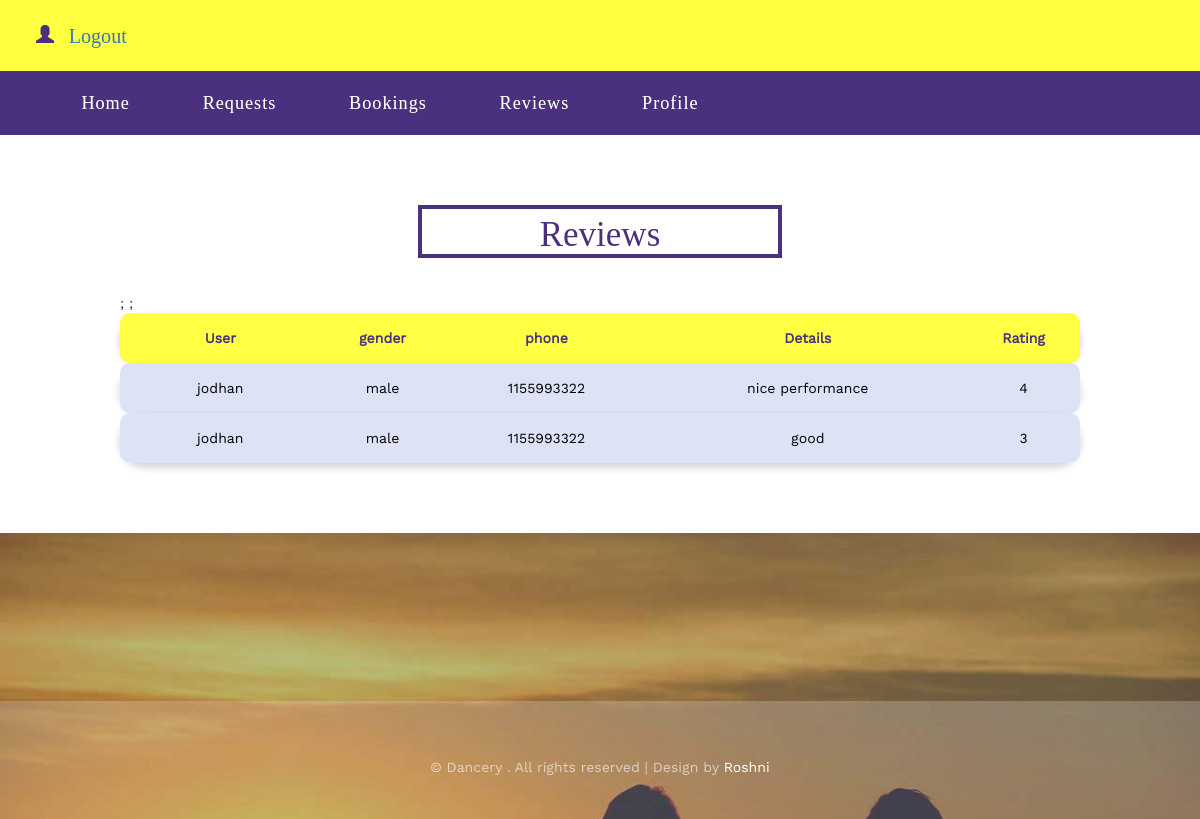
/ArtistViewReviews.php (signed in), run on the app's committed database.
### tables this page shows
CREATE TABLE `review` (
  `rid` int(11) NOT NULL,
  `aid` int(11) DEFAULT NULL,
  `uid` int(11) DEFAULT NULL,
  `details` varchar(500) DEFAULT NULL,
  `rating` varchar(30) DEFAULT NULL
);

CREATE TABLE `user_registration` (
  `uid` int(11) NOT NULL,
  `name` varchar(30) DEFAULT NULL,
  `gender` varchar(30) DEFAULT NULL,
  `address` varchar(100) DEFAULT NULL,
  `phone` int(30) DEFAULT NULL,
  `email` varchar(30) DEFAULT NULL,
  `password` varchar(30) DEFAULT NULL
);

### ArtistViewReviews.php (the view, shortened to what this page needs)
<?php
include 'ArtistHeader.php';
?>
<div id="about" class="about">
	<div class="container">
		<h3 class="title wow fadeInUp animated" data-wow-delay=".5s">Reviews</h3>
	</div>
	<div style="margin: auto; width: 80%;">
		<?php
    $qry = "SELECT *  FROM `review` r,`user_registration` u WHERE u.`uid`=r.`uid` AND r.`aid`='$uid'";
    $result = mysqli_query($conn, $qry);
    ?>
    <table width="100%" id="cust_table">
        <tr>
            <th>User</th>
            <th>gender</th>
            <th>phone</th>
            <th>Details</th>
            <th>Rating</th>
        </tr>
        <?php
        if ($result->num_rows > 0) {
            while ($row = mysqli_fetch_array($result)) {
        ?>
                <tr>
                    <td> <?php echo $row['name'] ?></td>
                    <td> <?php echo $row['gender'] ?></td>
                    <td> <?php echo $row['phone'] ?></td>
                    <td> <?php echo $row['details'] ?> </td>
                    <td> <?php echo $row['rating'] ?></td>
                </tr>;
        <?php
            }
        } else {
            echo "  <center> <h2 style='color: red;'>.... No Data Found ...</h2></center> ";
        }
        ?>
    </table>
	</div>
</div>
<div class="contact" id="contact">
	<div class="footer">
		<div class="container">
			<p class="wow fadeInUp animated" data-wow-delay=".7s">© Dancery . All rights reserved | Design by <a href="">Roshni</a></p>
		</div>
	</div>
</div>
</body>
</html>

### css/style.css (style rules this page uses)
body { margin:0; font-family: 'WorkSans-Regular'; }
body a { transition: 0.5s all ease; -webkit-transition: 0.5s all ease; -moz-transition: 0.5s all ease; -o-transition: 0.5s all ease; -ms-transition: 0.5s all ease; text-decoration:none; }
h1,h2,h3,h4,h5,h6 { margin:0; }
p { margin:0; }
.about, .team, .about-skills { padding: 6em 0; }
h3.title { font-size: 2.5em; color: #4B307F; font-family: 'Josefin Slab'; text-align: center; border: 4px solid; width: 32%; margin: 0 auto 1em; padding: .2em 0 0; }
.contact { background: url(../images/slid2.jpg)no-repeat 0px 0px; background-size: cover; padding: 5em 0 0; }
.footer { margin-top: 7em; background-color: rgba(255, 255, 255, 0.22); padding: 4em 0 3em; }
.footer p { color:rgba(255, 255, 255, 0.61); font-size:1em; text-align:center; }
.footer p a { color:#fff; }
@media (max-width:1280px) { h3.title { font-size: 2.5em; } }
@media (max-width:1280px) { .about, .team, .about-skills { padding: 5em 0; } }
#cust_table tr { padding-top: 12px; padding-bottom: 12px; text-align: center; color: #000; transition: 0.3s; background-color: #dee2f5; border-radius: 25px; box-shadow: 0 4px 8px 0 rgba(0, 0, 0, 0.2); }
#cust_table tr :first-child { padding: 15px; border-radius: 10px 0 0 10px; -moz-border-radius: 10px 0 0 10px; }
#cust_table tr :last-child { border-radius: 0 10px 10px 0; -moz-border-radius: 0 10px 10px 0; }
#cust_table th { padding-top: 12px; padding-bottom: 12px; text-align: center; background-color: #ffff43; color: #4b307f; }

### css/lightbox.css (style rules this page uses)
body:after { content: url(../images/close.png) url(../images/prev.png) url(../images/next.png); display: none; }

### data on the page
review: uid.name "jodhan", uid.gender "male", uid.phone "1155993322", details "nice performance", rating "4"
review: uid.name "jodhan", uid.gender "male", uid.phone "1155993322", details "good", rating "3"
